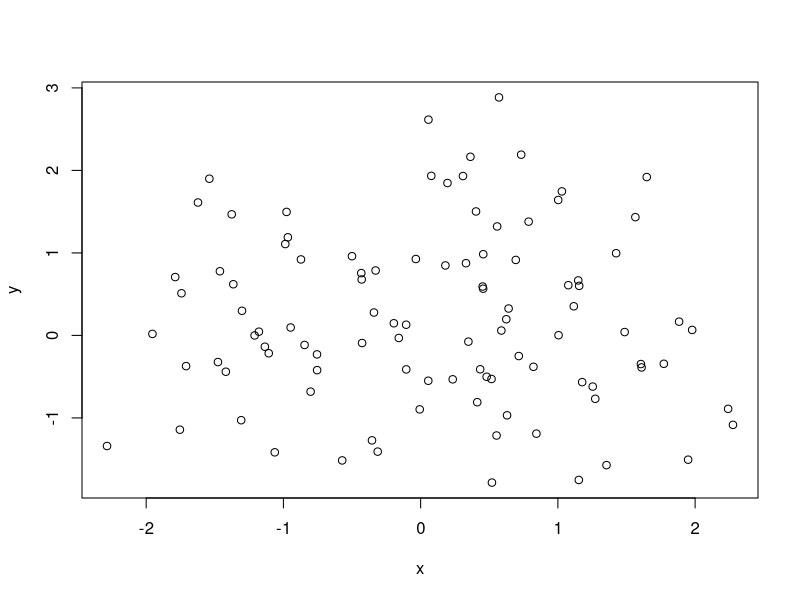

Source code (R):
## ---- chunk 1
#this is a comment
x <- rnorm(100)
y <- rnorm(100)
plot(x,y)
## ---- chunk 2
summary(x)
## ---- chunk 3
x <- rnorm(100)
